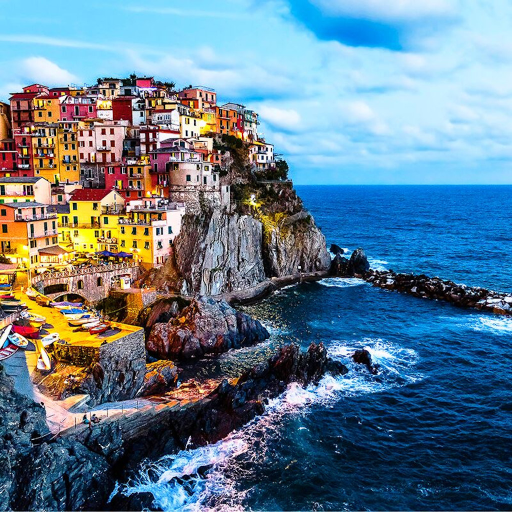
//> input picture Assignments/3/ColorPhotos/Sea.jpeg, 1024 x 1024 px (shown at 1/2 size)
$ ./jacobi ../../3/ColorPhotos/Sea.jpeg   (built with g++ and OpenCV 4)
//> lines starting //> are read from the running program, lines starting //| are printed output that depends on the picture; after the words box and inside, x2 and y2 are one past the last pixel; in counts of white or black regions, pixels touching at a corner belong together
#include <opencv2/opencv.hpp>
#include <bits/stdc++.h>
#include "Laplace.h"


// imshow(winname, mat) -> None
// . The function may scale the image, depending on its depth:
// . - If the image is 8-bit unsigned, it is displayed as is.
// . - If the image is 16-bit unsigned or 32-bit integer, the pixels are divided by 256.
//     That is, the value range [0,255\*256] is mapped to [0,255].
// . - If the image is 32-bit or 64-bit doubleing-point, the pixel values are multiplied by 255. That is, the
// .   value range [0,1] is mapped to [0,255].

std::string type2str(int type) {
  std::string r;
  uchar depth = type & CV_MAT_DEPTH_MASK;
  uchar chans = 1 + (type >> CV_CN_SHIFT);
  switch ( depth ) {
    case CV_8U:  r = "8U"; break;
    case CV_8S:  r = "8S"; break;
    case CV_16U: r = "16U"; break;
    case CV_16S: r = "16S"; break;
    case CV_32S: r = "32S"; break;
    case CV_32F: r = "32F"; break;
    case CV_64F: r = "64F"; break;
    default:     r = "User"; break;
  }
  r += "C";
  r += (chans+'0');
  return r;
}

// [119 lines left out: functions neumann_error, plotHistogram, neumann_compat, addNeumannBoundary, not called in this run]

cv::Mat Laplac(const cv::Mat& M){
  cv::Mat Lap;
  int kernel_size = 3;
  int scale = 1;
  int delta = 0;
  int ddepth = CV_64F;
  cv::Laplacian( M, Lap,ddepth, kernel_size,scale,delta,cv::BORDER_DEFAULT );
  for(int i = 0; i < Lap.rows; i++){
    Lap.at<double>(i,0) = 0;
    Lap.at<double>(i,Lap.cols - 1) = 0;
  }
  for(int i = 0; i < Lap.cols; i++){
    Lap.at<double>(0,i) = 0;
    Lap.at<double>( Lap.rows - 1 ,i) = 0;
  }
  return(Lap);
}

cv::Mat jacobi( const cv::Mat& xk,const cv::Mat& b){
  int n = b.rows - 1;
  int m = b.cols - 1;
  assert(n>0 && m>0);
  double dx = 1/(double)n;
  double dy = 1/(double)m;
  cv::Mat xkp1(xk.rows,xk.cols,CV_64F);
  for(int i = 1 ; i < n; i++){
    for(int j = 1; j < m; j++){
      xkp1.at<double>(i,j) = (b.at<double>(i,j)
                            - (xk.at<double>(i+1,j) + xk.at<double>(i-1,j))/(dx*dx)
                            - (xk.at<double>(i,j+1) + xk.at<double>(i,j-1))/(dy*dy) )
                            / ( - 2/(dx*dx) - 2/(dy*dy) );
    }
  }
  return(xkp1);
}


cv::Mat multigrid(const cv::Mat& U,const cv::Mat& b ){
  cv::Mat x0(U.rows,U.cols,CV_64F);
  //smoothing
  for(int i=0;i<10;i++) x0 = jacobi(x0,b);
  cv::Mat lxk = Laplac(x0);
  // computing residual
  cv::Mat r = lxk - b;
  // downsample to coarser r
  cv::Mat rc;
  cv::pyrDown(r, rc, cv::Size(r.cols/2, r.rows/2));
  cv::Mat ec(rc.rows,rc.cols,CV_64F,cv::Scalar(0));
  for(int i=0; i<1000 ;i++) {
    ec = jacobi(ec,rc);
  }
  // interpolate
  cv::Mat e;
  cv::pyrUp(ec,e, cv::Size(r.cols, r.rows));
  x0 = (x0 - e);
  return(x0);
}


// [35 lines left out: functions rec_multigrid, gamma, not called in this run]

int main(int argc, char** argv){
    cv::Mat image = cv::imread(argv[1],CV_LOAD_IMAGE_UNCHANGED);
//> image is the input picture: 1024 rows x 1024 cols, CV_8UC3; mean B, G, R 143, 124.6, 98.3
    image.convertTo(image,CV_64FC3);
//> image: 1024 rows x 1024 cols, CV_64FC3
    std::cout<<type2str(image.type())<<"\n";
//| 64FC3
    std::cout<< image.size()<<"\n";
//| [1024 x 1024]
    // image = image*1000;
    // cv::resize(image, image, cv::Size(image.cols/2, image.rows/2)); // to half size or even smaller
    // image = toneMapping(image);
    double r,b,g,logavg;
    r = 0.299;
    b = 0.144;
    g = 0.587;
    cv:: Mat Luminance(image.rows,image.cols,CV_64FC1);
    for(int r = 0;r<image.rows;r++){
        for(int c = 0 ;c<image.cols; c++){
            Luminance.at<double>(r,c) = b*image.at<cv::Vec3d>(r,c)[0] + g*image.at<cv::Vec3d>(r,c)[1] + r*image.at<cv::Vec3d>(r,c)[2];
            logavg += log(0.0001 + Luminance.at<double>(r,c));
            // logavg += Luminance.at<double>(r,c);
        }
    }
//> this loop made 1024 passes
//> logavg on passes 1 to 3: 5221.2, 11055.8, 17263
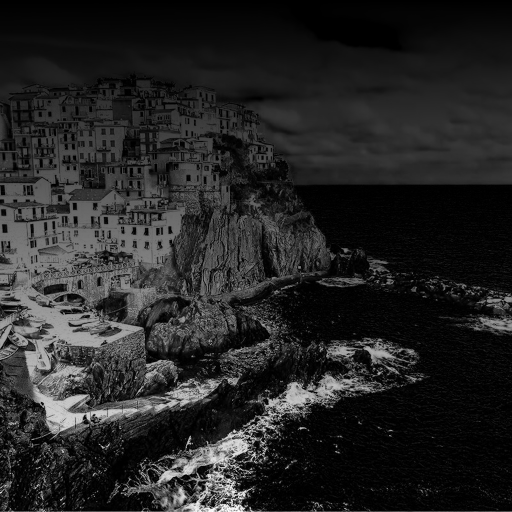
//> Luminance: 1024 rows x 1024 cols, CV_64FC1 (shown at 1/2 size); min 0, max 261049.1, mean 38509.9; drawn with min black and max white
//> after the loop, logavg = 9753020.6
    logavg = exp(logavg/((image.cols)*(image.rows)));
//> logavg = 10951.2
    std::cout<<"logavg "<<logavg<<"\n";
//| logavg 10951.2

    double a = 0.18;
    cv::Mat L(image.rows,image.cols,CV_64FC1);
    L = (a*(Luminance)/logavg);
    cv::resize(L,L,cv::Size(64,64));
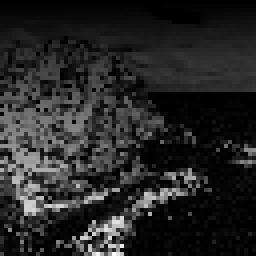
//> L: 64 rows x 64 cols, CV_64FC1 (shown 4 times larger); min 9.59e-05, max 4.17, mean 0.634; drawn with min black and max white
    cv::Mat Lap = Laplac(L);
//> after the loop in Laplac, `for(int i = 0; i < Lap.rows; i++)`:
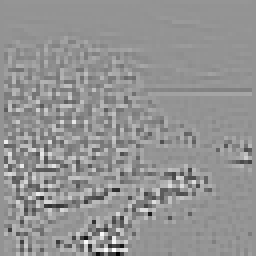
//> Lap: 64 rows x 64 cols, CV_64FC1 (shown 4 times larger); min -26.94, max 19.51, mean -0.015; drawn with min black and max white
//> after the loop in Laplac, `for(int i = 0; i < Lap.cols; i++)`:
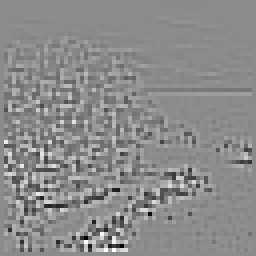
//> Lap: 64 rows x 64 cols, CV_64FC1 (shown 4 times larger); 3.03% of pixels changed, all inside (x1, y1, x2, y2) = (1, 0, 63, 64); drawn with min black and max white


    cv::Mat mul_sol(Lap.rows,Lap.cols,CV_64F,cv::Scalar(0));
    cv::Mat rec_sol(Lap.rows,Lap.cols,CV_64F,cv::Scalar(0));
    cv::Mat jac_sol(Lap.rows,Lap.cols,CV_64F,cv::Scalar(0));


    // for(int i=0;i<10000;i++) {
    //   jac_sol = jacobi(jac_sol,Lap);
    // }


    for(int i = 0;i<30;i++)  mul_sol = multigrid(mul_sol,Lap);
//> this loop made 30 passes
//> pass 1, in multigrid, `cv::Mat lxk = Laplac(x0);`:
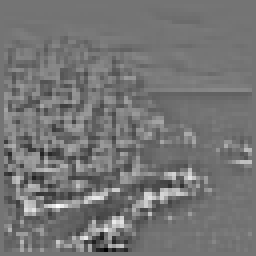
//> x0: 64 rows x 64 cols, CV_64FC1 (shown 4 times larger); min -0.00196, max 0.00231, mean 8.03e-07; drawn with min black and max white
//> pass 1, in multigrid, `cv::Mat r = lxk - b;`:
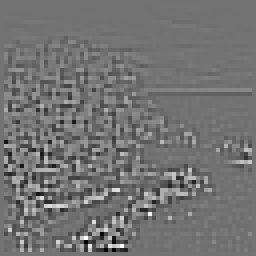
//> r: 64 rows x 64 cols, CV_64FC1 (shown 4 times larger); min -19.49, max 23.64, mean 0; drawn with min black and max white
//> after the loop:
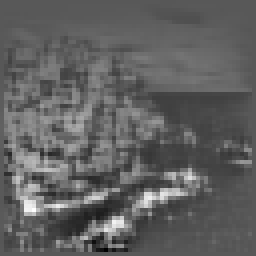
//> mul_sol: 64 rows x 64 cols, CV_64FC1 (shown 4 times larger); min -0.00194, max 0.00364, mean 0.000175; drawn with min black and max white
    std::cout<<mul_sol.size();
//| [64 x 64]


//> (the run ends here: the program needs code that is not available in this run, at `cv::Mat rec_sol = rec_multigrid(rec_sol,Lap);`)

$ run again, on Assignments/3/ColorPhotos/moon.jpeg
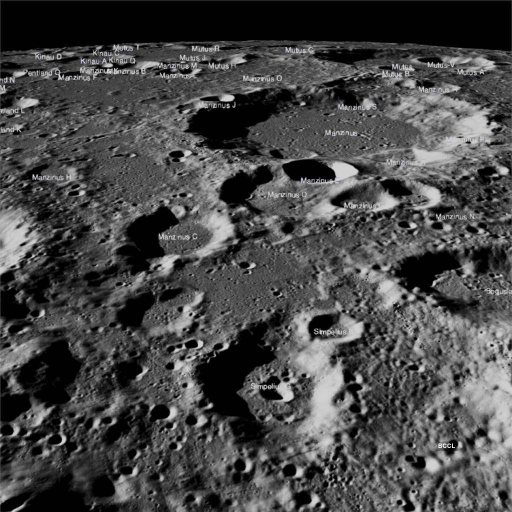
//> input picture Assignments/3/ColorPhotos/moon.jpeg, 1024 x 1024 px (shown at 1/2 size)
//> image is the input picture: 1024 rows x 1024 cols, CV_8UC3; mean B, G, R 71.8, 71.8, 71.8
//> image: 1024 rows x 1024 cols, CV_64FC3
//| 64FC3
//| [1024 x 1024]
//> the loop `for(int r = 0;r<image.rows;r++)` made 1024 passes
//> logavg on passes 1 to 3: 4086.9, -5275.4, -1885.1
//> after the loop `for(int r = 0;r<image.rows;r++)`:
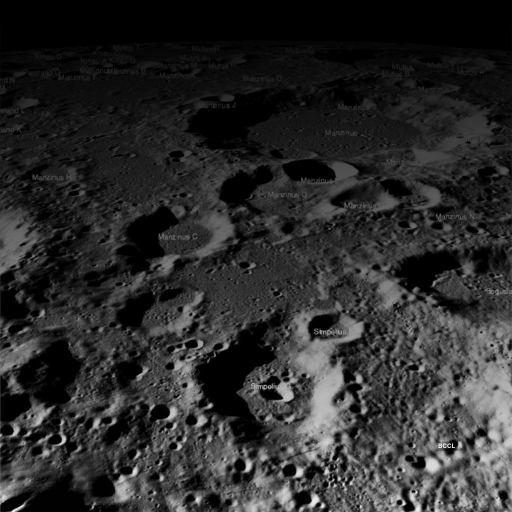
//> Luminance: 1024 rows x 1024 cols, CV_64FC1 (shown at 1/2 size); min 0, max 228411.4, mean 39383.6; drawn with min black and max white
//> after the loop `for(int r = 0;r<image.rows;r++)`: logavg = 9423570
//> `logavg = exp(logavg/((image.cols)*(image.rows)));`: logavg = 7998.6
//| logavg 7998.56
//> after the loop `for(int i = 0;i<30;i++)  mul_sol = multigrid(mul_sol,Lap);`:
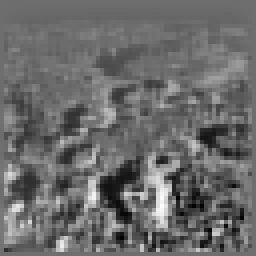
//> mul_sol: 64 rows x 64 cols, CV_64FC1 (shown 4 times larger); min -0.0021, max 0.00276, mean -6.56e-05; drawn with min black and max white
//| [64 x 64]
